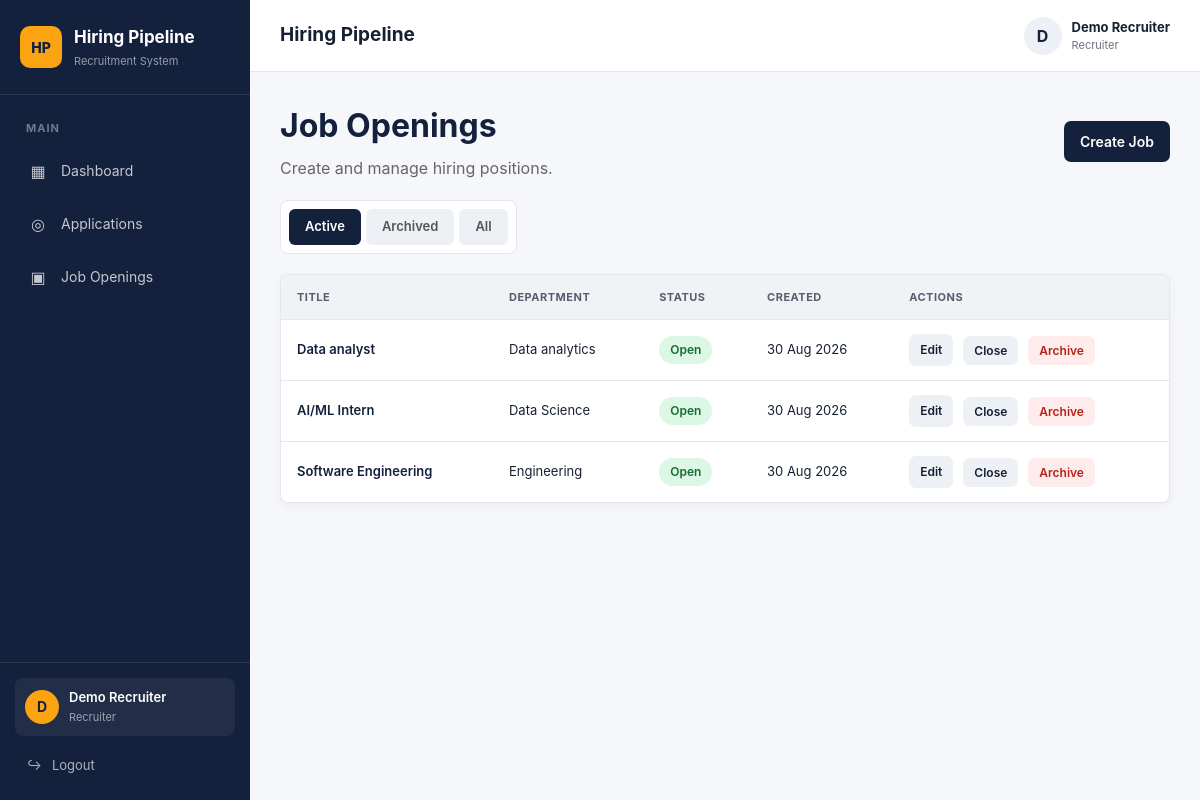
Page /jobs/ (signed in) on the earlier database version.
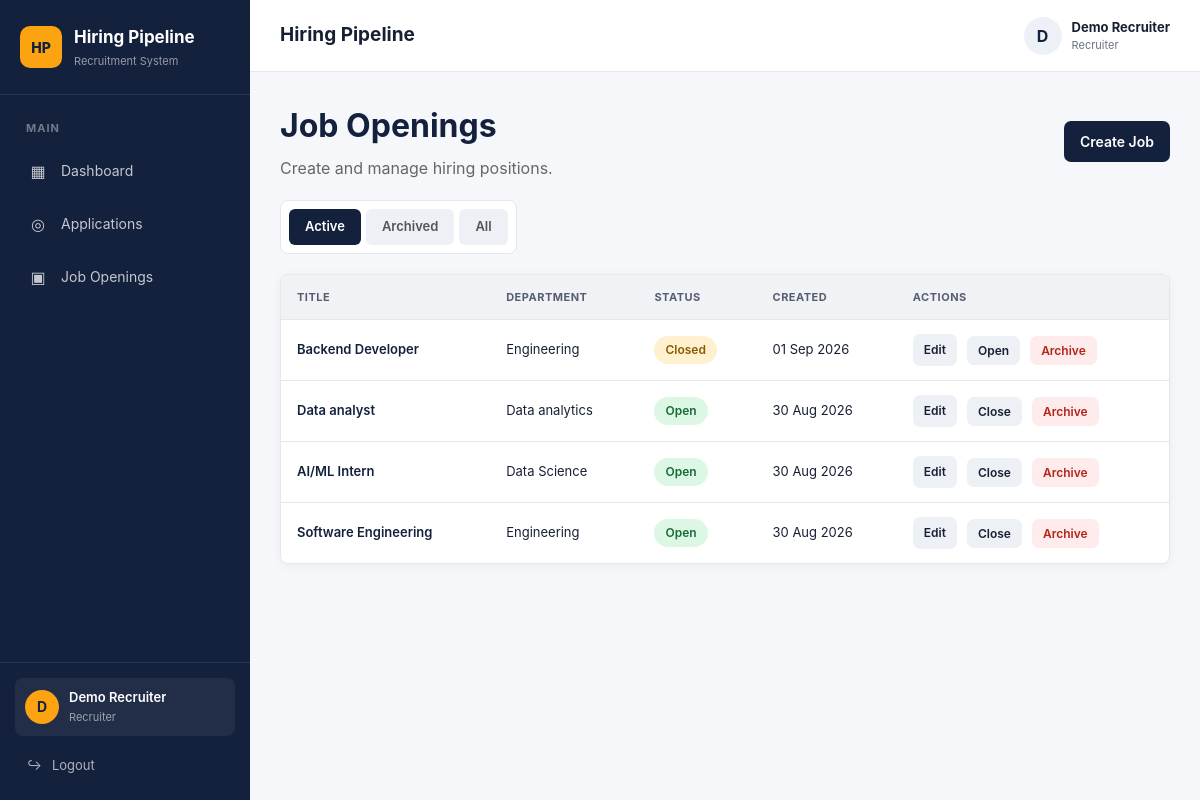
Same page on the later database version.
### models/job.py (models this page shows)
class JobOpening(db.Model):
    __tablename__ = "job_openings"
    id = db.Column(db.Integer, primary_key=True)
    title = db.Column(
        db.String(150),
        nullable=False
    )
    department = db.Column(
        db.String(100),
        nullable=False
    )
    description = db.Column(
        db.Text,
        nullable=True
    )
    status = db.Column(
        db.String(20),
        nullable=False,
        default="open",
        index=True
    )
    created_at = db.Column(
        db.DateTime,
        server_default=db.func.now()
    )
    updated_at = db.Column(
        db.DateTime,
        server_default=db.func.now(),
        onupdate=db.func.now()
    )
    applications = db.relationship(
        "Application",
        back_populates="job",
        lazy=True
    )
    description = db.Column(
        db.Text,
        nullable=True
    )
    status = db.Column(
        db.String(20),
        nullable=False,
        default="open"
    )
    created_at = db.Column(
        db.DateTime,
        server_default=db.func.now()
    )
    updated_at = db.Column(
        db.DateTime,
        server_default=db.func.now(),
        onupdate=db.func.now()
    )
    applications = db.relationship(
        "Application",
        back_populates="job",
        lazy=True
    )

### routes/jobs.py (the view)
@jobs_bp.route("/")
@role_required("recruiter")
def job_list():
    status = request.args.get("status", "active")
    if status == "archived":
        jobs = (
            JobOpening.query
            .filter_by(status="archived")
            .order_by(JobOpening.created_at.desc())
            .all()
        )
    elif status == "all":
        jobs = (
            JobOpening.query
            .order_by(JobOpening.created_at.desc())
            .all()
        )
    else:
        jobs = (
            JobOpening.query
            .filter(JobOpening.status.in_(["open", "closed"]))
            .order_by(JobOpening.created_at.desc())
            .all()
        )
    return render_template(
        "jobs/list.html",
        jobs=jobs,
        selected_status=status
    )

### templates/jobs/list.html (shortened to what this page needs)
{% extends "base.html" %}
{% block content %}
<div class="jobs-page">
<div class="page-header">
    <div>
        <h1>Job Openings</h1>
        <p>
            Create and manage hiring positions.
        </p>
    </div>
    <a
        href="{{ url_for('jobs.create_job') }}"
        class="btn"
    >
        Create Job
    </a>
</div>
<div class="filter-links">
    <a
        href="{{ url_for('jobs.job_list', status='active') }}"
        class="{% if selected_status == 'active' %}active{% endif %}"
    >
        Active
    </a>
    <a
        href="{{ url_for('jobs.job_list', status='archived') }}"
        class="{% if selected_status == 'archived' %}active{% endif %}"
    >
        Archived
    </a>
    <a
        href="{{ url_for('jobs.job_list', status='all') }}"
        class="{% if selected_status == 'all' %}active{% endif %}"
    >
        All
    </a>
</div>
{% if jobs %}
<table>
    <thead>
        <tr>
            <th>Title</th>
            <th>Department</th>
            <th>Status</th>
            <th>Created</th>
            <th>Actions</th>
        </tr>
    </thead>
    <tbody>
        {% for job in jobs %}
        <tr>
            <td>
                {{ job.title }}
            </td>
            <td>
                {{ job.department }}
            </td>
            <td>
                <span class="status {{ job.status }}">
                    {{ job.status|capitalize }}
                </span>
            </td>
            <td>
                {% if job.created_at %}
                    {{ job.created_at.strftime("%d %b %Y") }}
                {% endif %}
            </td>
            <td class="actions">
                {% if job.status != "archived" %}
                    <a
                        href="{{ url_for('jobs.edit_job', job_id=job.id) }}"
                        class="small-btn"
                    >
                        Edit
                    </a>
                {% endif %}
                {% if job.status == "open" %}
                    <form
                        method="POST"
                        action="{{ url_for('jobs.close_job', job_id=job.id) }}"
                    >
                        <button
                            type="submit"
                            class="small-btn"
                        >
                            Close
                        </button>
                    </form>
                {% endif %}
                {% if job.status == "closed" %}
                    <form
                        method="POST"
                        action="{{ url_for('jobs.open_job', job_id=job.id) }}"
                    >
                        <button
                            type="submit"
                            class="small-btn"
                        >
                            Open
                        </button>
                    </form>
                {% endif %}
                {% if job.status != "archived" %}
                    <form
                        method="POST"
                        action="{{ url_for('jobs.archive_job', job_id=job.id) }}"
                    >
                        <button
                            type="submit"
                            class="small-btn danger"
                        >
                            Archive
                        </button>
                    </form>
                {% endif %}
            </td>
        </tr>
        {% endfor %}
    </tbody>
</table>
{% endif %}
</div>
{% endblock %}

Differences in the rows shown:
added JobOpening: title "Backend Developer", department "Engineering", status "Closed", created_at "01 Sep 2026"
